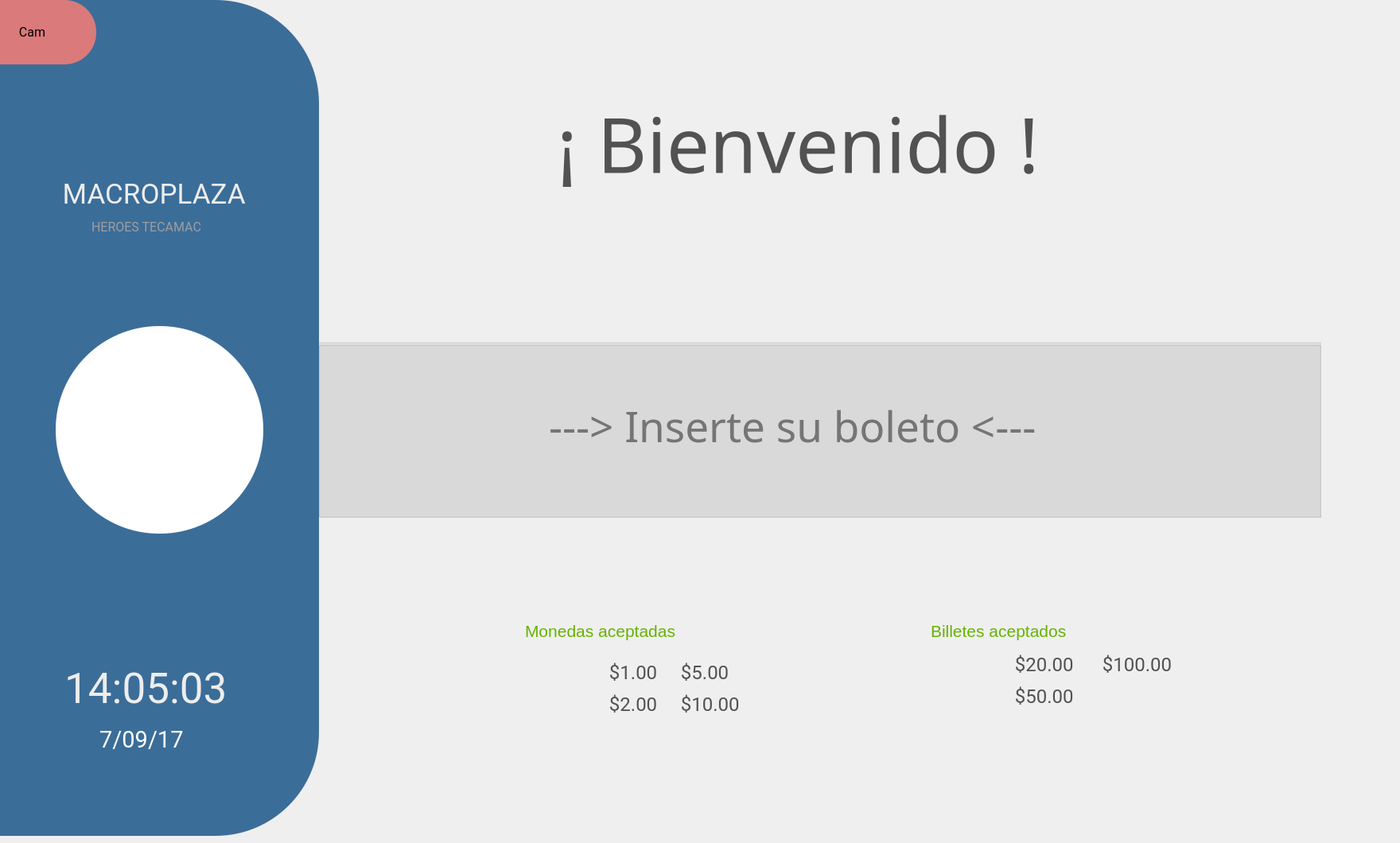
   <widget class="QWidget" name="page_5">
    <widget class="QLabel" name="label">
     <property name="geometry">
      <rect>
       <x>781</x>
       <y>570</y>
       <width>91</width>
       <height>81</height>
      </rect>
     </property>
     <property name="styleSheet">
      <string notr="true">background-color:transparent;</string>
     </property>
     <property name="text">
      <string/>
     </property>
     <property name="pixmap">
      <pixmap>../../../../../../../../../../../../../../../../../../../../../Downloads/image-2017-01-02.png</pixmap>
     </property>
    </widget>
    <widget class="QLabel" name="label_17">
     <property name="geometry">
      <rect>
       <x>700</x>
       <y>110</y>
       <width>1051</width>
       <height>141</height>
      </rect>
     </property>
     <property name="font">
      <font>
       <family>Sans</family>
       <pointsize>72</pointsize>
      </font>
     </property>
     <property name="styleSheet">
      <string notr="true">background-color:transparent;
color:rgb(101, 179, 0);
color:rgb(255, 255, 255);
color:rgb(82, 82, 82)</string>
     </property>
     <property name="text">
      <string>¡ Bienvenido !</string>
     </property>
    </widget>
    <widget class="QGroupBox" name="groupBox_130">
     <property name="geometry">
      <rect>
       <x>-130</x>
       <y>0</y>
       <width>531</width>
       <height>1051</height>
      </rect>
     </property>
     <property name="styleSheet">
      <string notr="true">
background-color:rgb(63, 109, 189);

background-color:rgb(59, 109, 153);
border-radius:130%;</string>
     </property>
     <property name="title">
      <string/>
     </property>
     <widget class="QGroupBox" name="groupBox_45">
      <property name="geometry">
       <rect>
        <x>140</x>
        <y>210</y>
        <width>361</width>
        <height>811</height>
       </rect>
      </property>
      <property name="styleSheet">
       <string notr="true">background-color: rgb(128, 128, 128);
background-color:rgb(99, 119, 163);
background-color:transparent;

border-radius:10%;</string>
      </property>
      <property name="title">
       <string/>
      </property>
      <widget class="QLabel" name="label_98">
       <property name="geometry">
        <rect>
         <x>-29</x>
         <y>-40</y>
         <width>251</width>
         <height>21</height>
        </rect>
       </property>
       <property name="font">
        <font>
         <family>Sans Serif</family>
         <pointsize>16</pointsize>
         <weight>75</weight>
         <italic>false</italic>
         <bold>true</bold>
        </font>
       </property>
       <property name="styleSheet">
        <string notr="true">background-color:transparent;
color:rgb(101, 179, 0)</string>
       </property>
       <property name="text">
        <string/>
       </property>
      </widget>
      <widget class="QWidget" name="layoutWidget_23">
       <property name="geometry">
        <rect>
         <x>50</x>
         <y>600</y>
         <width>248</width>
         <height>111</height>
        </rect>
       </property>
       <layout class="QGridLayout" name="gridLayout_12">
        <item row="0" column="2">
         <spacer name="horizontalSpacer_22">
          <property name="orientation">
           <enum>Qt::Horizontal</enum>
          </property>
          <property name="sizeHint" stdset="0">
           <size>
            <width>40</width>
            <height>20</height>
           </size>
          </property>
         </spacer>
        </item>
        <item row="0" column="3">
         <widget class="QLabel" name="label_22">
          <property name="styleSheet">
           <string notr="true">background-color:transparent;
</string>
          </property>
          <property name="text">
           <string/>
          </property>
         </widget>
        </item>
        <item row="0" column="0">
         <spacer name="horizontalSpacer_43">
          <property name="orientation">
           <enum>Qt::Horizontal</enum>
          </property>
          <property name="sizeHint" stdset="0">
           <size>
            <width>40</width>
            <height>20</height>
           </size>
          </property>
         </spacer>
        </item>
        <item row="0" column="1">
         <widget class="QLabel" name="ltime2">
          <property name="font">
           <font>
            <family>Roboto</family>
            <pointsize>40</pointsize>
            <weight>50</weight>
            <italic>false</italic>
            <bold>false</bold>
           </font>
          </property>
          <property name="styleSheet">
           <string notr="true">background-color:transparent;
color:rgb(237, 237, 237)</string>
          </property>
          <property name="text">
           <string> 14:05:03</string>
          </property>
         </widget>
        </item>
       </layout>
      </widget>
      <widget class="QWidget" name="layoutWidget_8">
       <property name="geometry">
        <rect>
         <x>60</x>
         <y>700</y>
         <width>221</width>
         <height>40</height>
        </rect>
       </property>
       <layout class="QGridLayout" name="gridLayout_21">
        <item row="0" column="2">
         <spacer name="horizontalSpacer_23">
          <property name="orientation">
           <enum>Qt::Horizontal</enum>
          </property>
          <property name="sizeHint" stdset="0">
           <size>
            <width>40</width>
            <height>20</height>
           </size>
          </property>
         </spacer>
        </item>
        <item row="0" column="3">
         <widget class="QLabel" name="label_23">
          <property name="styleSheet">
           <string notr="true">background-color:transparent;
</string>
          </property>
          <property name="text">
           <string/>
          </property>
         </widget>
        </item>
        <item row="0" column="1">
         <widget class="QLabel" name="ldate2">
          <property name="font">
           <font>
            <family>Roboto</family>
            <pointsize>22</pointsize>
            <weight>50</weight>
            <italic>false</italic>
            <bold>false</bold>
           </font>
          </property>
          <property name="styleSheet">
           <string notr="true">background-color:transparent;
color:rgb(255, 255, 255);</string>
          </property>
          <property name="text">
           <string> 7/09/17</string>
          </property>
         </widget>
        </item>
        <item row="0" column="0">
         <spacer name="horizontalSpacer_44">
          <property name="orientation">
           <enum>Qt::Horizontal</enum>
          </property>
          <property name="sizeHint" stdset="0">
           <size>
            <width>40</width>
            <height>20</height>
           </size>
          </property>
         </spacer>
        </item>
       </layout>
      </widget>
      <widget class="QWidget" name="layoutWidget_4">
       <property name="geometry">
        <rect>
         <x>10</x>
         <y>10</y>
         <width>351</width>
         <height>48</height>
        </rect>
       </property>
       <layout class="QGridLayout" name="gridLayout_28">
        <item row="0" column="3">
         <widget class="QLabel" name="label_34">
          <property name="text">
           <string/>
          </property>
         </widget>
        </item>
        <item row="0" column="1">
         <widget class="QLabel" name="nomPlaza_2">
          <property name="font">
           <font>
            <family>Roboto</family>
            <pointsize>26</pointsize>
            <weight>50</weight>
            <bold>false</bold>
           </font>
          </property>
          <property name="styleSheet">
           <string notr="true">background-color:transparent;
color:rgb(101, 179, 0);
color:rgb(237, 237, 237)</string>
          </property>
          <property name="text">
           <string> MACROPLAZA</string>
          </property>
         </widget>
        </item>
        <item row="0" column="2">
         <spacer name="horizontalSpacer_54">
          <property name="orientation">
           <enum>Qt::Horizontal</enum>
          </property>
          <property name="sizeHint" stdset="0">
           <size>
            <width>40</width>
            <height>20</height>
           </size>
          </property>
         </spacer>
        </item>
        <item row="0" column="0">
         <spacer name="horizontalSpacer_55">
          <property name="orientation">
           <enum>Qt::Horizontal</enum>
          </property>
          <property name="sizeHint" stdset="0">
           <size>
            <width>40</width>
            <height>20</height>
           </size>
          </property>
         </spacer>
        </item>
       </layout>
      </widget>
      <widget class="QWidget" name="layoutWidget_30">
       <property name="geometry">
        <rect>
         <x>10</x>
         <y>60</y>
         <width>341</width>
         <height>31</height>
        </rect>
       </property>
       <layout class="QGridLayout" name="gridLayout_29">
        <item row="0" column="1">
         <widget class="QLabel" name="nomLoc_2">
          <property name="font">
           <font>
            <family>Roboto</family>
            <pointsize>12</pointsize>
            <weight>50</weight>
            <italic>false</italic>
            <bold>false</bold>
           </font>
          </property>
          <property name="styleSheet">
           <string notr="true">background-color:transparent;
color:rgb(158, 158, 158)</string>
          </property>
          <property name="text">
           <string>HEROES TECAMAC</string>
          </property>
         </widget>
        </item>
        <item row="0" column="3">
         <widget class="QLabel" name="label_35">
          <property name="text">
           <string/>
          </property>
         </widget>
        </item>
        <item row="0" column="2">
         <spacer name="horizontalSpacer_56">
          <property name="orientation">
           <enum>Qt::Horizontal</enum>
          </property>
          <property name="sizeHint" stdset="0">
           <size>
            <width>40</width>
            <height>20</height>
           </size>
          </property>
         </spacer>
        </item>
        <item row="0" column="0">
         <spacer name="horizontalSpacer_57">
          <property name="orientation">
           <enum>Qt::Horizontal</enum>
          </property>
          <property name="sizeHint" stdset="0">
           <size>
            <width>40</width>
            <height>20</height>
           </size>
          </property>
         </spacer>
        </item>
       </layout>
      </widget>
      <widget class="QLabel" name="label_171">
       <property name="geometry">
        <rect>
         <x>60</x>
         <y>200</y>
         <width>261</width>
         <height>261</height>
        </rect>
       </property>
       <property name="font">
        <font>
         <family>Sans Serif</family>
         <pointsize>8</pointsize>
         <weight>75</weight>
         <bold>true</bold>
        </font>
       </property>
       <property name="styleSheet">
        <string notr="true">background-color: rgb(255, 255, 255);
border-radius:130%;</string>
       </property>
       <property name="lineWidth">
        <number>3</number>
       </property>
       <property name="text">
        <string/>
       </property>
       <property name="textFormat">
        <enum>Qt::PlainText</enum>
       </property>
       <property name="scaledContents">
        <bool>true</bool>
       </property>
      </widget>
      <zorder>label_171</zorder>
      <zorder>label_98</zorder>
      <zorder>layoutWidget_23</zorder>
      <zorder>layoutWidget_8</zorder>
      <zorder>layoutWidget_4</zorder>
      <zorder>layoutWidget_30</zorder>
     </widget>
     <widget class="QLabel" name="label_97">
      <property name="geometry">
       <rect>
        <x>260</x>
        <y>480</y>
        <width>151</width>
        <height>111</height>
       </rect>
      </property>
      <property name="font">
       <font>
        <family>Sans Serif</family>
        <pointsize>8</pointsize>
        <weight>75</weight>
        <bold>true</bold>
       </font>
      </property>
      <property name="styleSheet">
       <string notr="true">background-color:transparent;
color:white</string>
      </property>
      <property name="frameShape">
       <enum>QFrame::NoFrame</enum>
      </property>
      <property name="frameShadow">
       <enum>QFrame::Sunken</enum>
      </property>
      <property name="lineWidth">
       <number>3</number>
      </property>
      <property name="text">
       <string/>
      </property>
      <property name="textFormat">
       <enum>Qt::PlainText</enum>
      </property>
      <property name="pixmap">
       <pixmap>iconos/logoPTIP.jpg</pixmap>
      </property>
      <property name="scaledContents">
       <bool>true</bool>
      </property>
     </widget>
     <widget class="QPushButton" name="bcam">
      <property name="geometry">
       <rect>
        <x>90</x>
        <y>0</y>
        <width>161</width>
        <height>81</height>
       </rect>
      </property>
      <property name="font">
       <font>
        <family>Roboto</family>
        <pointsize>12</pointsize>
        <weight>50</weight>
        <italic>false</italic>
        <bold>false</bold>
        <underline>false</underline>
       </font>
      </property>
      <property name="styleSheet">
       <string notr="true">background-color:rgb(219, 122, 122);
color:rgb(0, 0, 0);
border-radius:40%</string>
      </property>
      <property name="text">
       <string>Cam</string>
      </property>
      <property name="icon">
       <iconset>
        <normaloff>iconos/nums.png</normaloff>iconos/nums.png</iconset>
      </property>
      <property name="iconSize">
       <size>
        <width>40</width>
        <height>40</height>
       </size>
      </property>
     </widget>
    </widget>
    <widget class="QGroupBox" name="gcobrar_2">
     <property name="geometry">
      <rect>
       <x>400</x>
       <y>430</y>
       <width>1261</width>
       <height>221</height>
      </rect>
     </property>
     <property name="styleSheet">
      <string notr="true">background-color: rgb(128, 128, 128);
background-color:rgb(220, 220, 220);
</string>
     </property>
     <property name="title">
      <string/>
     </property>
     <widget class="QLabel" name="label_81">
      <property name="geometry">
       <rect>
        <x>-29</x>
        <y>-40</y>
        <width>251</width>
        <height>21</height>
       </rect>
      </property>
      <property name="font">
       <font>
        <family>Sans Serif</family>
        <pointsize>16</pointsize>
        <weight>75</weight>
        <italic>false</italic>
        <bold>true</bold>
       </font>
      </property>
      <property name="styleSheet">
       <string notr="true">background-color:transparent;
color:rgb(101, 179, 0)</string>
      </property>
      <property name="text">
       <string/>
      </property>
     </widget>
     <widget class="QLabel" name="avisoInserta">
      <property name="geometry">
       <rect>
        <x>290</x>
        <y>50</y>
        <width>1061</width>
        <height>111</height>
       </rect>
      </property>
      <property name="font">
       <font>
        <family>Sans</family>
        <pointsize>40</pointsize>
       </font>
      </property>
      <property name="styleSheet">
       <string notr="true">background-color:transparent;
color:rgb(117, 117, 117)</string>
      </property>
      <property name="lineWidth">
       <number>3</number>
      </property>
      <property name="text">
       <string>---&gt; Inserte su boleto &lt;---</string>
      </property>
     </widget>
    </widget>
    <widget class="QLabel" name="nomPlaza_8">
     <property name="geometry">
      <rect>
       <x>1170</x>
       <y>770</y>
       <width>242</width>
       <height>46</height>
      </rect>
     </property>
     <property name="font">
      <font>
       <pointsize>16</pointsize>
      </font>
     </property>
     <property name="styleSheet">
      <string notr="true">background-color:transparent;
color:rgb(101, 179, 0)</string>
     </property>
     <property name="text">
      <string>Billetes aceptados</string>
     </property>
    </widget>
    <widget class="QLabel" name="label_177">
     <property name="geometry">
      <rect>
       <x>1270</x>
       <y>850</y>
       <width>111</width>
       <height>51</height>
      </rect>
     </property>
     <property name="font">
      <font>
       <family>Roboto</family>
       <pointsize>18</pointsize>
       <weight>50</weight>
       <italic>false</italic>
       <bold>false</bold>
      </font>
     </property>
     <property name="styleSheet">
      <string notr="true">background-color:transparent;
color:rgb(82, 82, 82)</string>
     </property>
     <property name="lineWidth">
      <number>3</number>
     </property>
     <property name="text">
      <string> $50.00 </string>
     </property>
    </widget>
    <widget class="QLabel" name="label_172">
     <property name="geometry">
      <rect>
       <x>1380</x>
       <y>810</y>
       <width>151</width>
       <height>51</height>
      </rect>
     </property>
     <property name="font">
      <font>
       <family>Roboto</family>
       <pointsize>18</pointsize>
       <weight>50</weight>
       <italic>false</italic>
       <bold>false</bold>
      </font>
     </property>
     <property name="styleSheet">
      <string notr="true">background-color:transparent;
color:rgb(82, 82, 82)</string>
     </property>
     <property name="lineWidth">
      <number>3</number>
     </property>
     <property name="text">
      <string> $100.00 </string>
     </property>
    </widget>
    <widget class="QLabel" name="label_175">
     <property name="geometry">
      <rect>
       <x>1270</x>
       <y>810</y>
       <width>111</width>
       <height>51</height>
      </rect>
     </property>
     <property name="font">
      <font>
       <family>Roboto</family>
       <pointsize>18</pointsize>
       <weight>50</weight>
       <italic>false</italic>
       <bold>false</bold>
      </font>
     </property>
     <property name="styleSheet">
      <string notr="true">background-color:transparent;
color:rgb(82, 82, 82)</string>
     </property>
     <property name="lineWidth">
      <number>3</number>
     </property>
     <property name="text">
      <string> $20.00 </string>
     </property>
    </widget>
    <widget class="QLabel" name="label_102">
     <property name="geometry">
      <rect>
       <x>1170</x>
       <y>810</y>
       <width>91</width>
       <height>101</height>
      </rect>
     </property>
     <property name="font">
      <font>
       <family>Sans Serif</family>
       <pointsize>8</pointsize>
       <weight>75</weight>
       <bold>true</bold>
      </font>
     </property>
     <property name="styleSheet">
      <string notr="true">background-color:transparent;
color:white</string>
     </property>
     <property name="frameShape">
      <enum>QFrame::NoFrame</enum>
     </property>
     <property name="frameShadow">
      <enum>QFrame::Sunken</enum>
     </property>
     <property name="lineWidth">
      <number>3</number>
     </property>
     <property name="text">
      <string/>
     </property>
     <property name="textFormat">
      <enum>Qt::PlainText</enum>
     </property>
     <property name="pixmap">
      <pixmap>iconos/dollar-paper-bills-stack.png</pixmap>
     </property>
     <property name="scaledContents">
      <bool>true</bool>
     </property>
    </widget>
    <widget class="QLabel" name="label_103">
     <property name="geometry">
      <rect>
       <x>660</x>
       <y>820</y>
       <width>91</width>
       <height>91</height>
      </rect>
     </property>
     <property name="font">
      <font>
       <family>Sans Serif</family>
       <pointsize>8</pointsize>
       <weight>75</weight>
       <bold>true</bold>
      </font>
     </property>
     <property name="styleSheet">
      <string notr="true">background-color:transparent;
color:white</string>
     </property>
     <property name="frameShape">
      <enum>QFrame::NoFrame</enum>
     </property>
     <property name="frameShadow">
      <enum>QFrame::Sunken</enum>
     </property>
     <property name="lineWidth">
      <number>3</number>
     </property>
     <property name="text">
      <string/>
     </property>
     <property name="textFormat">
      <enum>Qt::PlainText</enum>
     </property>
     <property name="pixmap">
      <pixmap>iconos/co2.png</pixmap>
     </property>
     <property name="scaledContents">
      <bool>true</bool>
     </property>
    </widget>
    <widget class="QLabel" name="label_174">
     <property name="geometry">
      <rect>
       <x>760</x>
       <y>820</y>
       <width>111</width>
       <height>51</height>
      </rect>
     </property>
     <property name="font">
      <font>
       <family>Roboto</family>
       <pointsize>18</pointsize>
       <weight>50</weight>
       <italic>false</italic>
       <bold>false</bold>
      </font>
     </property>
     <property name="styleSheet">
      <string notr="true">background-color:transparent;
color:rgb(82, 82, 82)</string>
     </property>
     <property name="lineWidth">
      <number>3</number>
     </property>
     <property name="text">
      <string> $1.00 </string>
     </property>
    </widget>
    <widget class="QLabel" name="label_176">
     <property name="geometry">
      <rect>
       <x>850</x>
       <y>820</y>
       <width>111</width>
       <height>51</height>
      </rect>
     </property>
     <property name="font">
      <font>
       <family>Roboto</family>
       <pointsize>18</pointsize>
       <weight>50</weight>
       <italic>false</italic>
       <bold>false</bold>
      </font>
     </property>
     <property name="styleSheet">
      <string notr="true">background-color:transparent;
color:rgb(82, 82, 82)</string>
     </property>
     <property name="lineWidth">
      <number>3</number>
     </property>
     <property name="text">
      <string> $5.00 </string>
     </property>
    </widget>
    <widget class="QLabel" name="label_173">
     <property name="geometry">
      <rect>
       <x>850</x>
       <y>860</y>
       <width>111</width>
       <height>51</height>
      </rect>
     </property>
     <property name="font">
      <font>
       <family>Roboto</family>
       <pointsize>18</pointsize>
       <weight>50</weight>
       <italic>false</italic>
       <bold>false</bold>
      </font>
     </property>
     <property name="styleSheet">
      <string notr="true">background-color:transparent;
color:rgb(82, 82, 82)</string>
     </property>
     <property name="lineWidth">
      <number>3</number>
     </property>
     <property name="text">
      <string> $10.00 </string>
     </property>
    </widget>
    <widget class="QLabel" name="label_164">
     <property name="geometry">
      <rect>
       <x>760</x>
       <y>860</y>
       <width>111</width>
       <height>51</height>
      </rect>
     </property>
     <property name="font">
      <font>
       <family>Roboto</family>
       <pointsize>18</pointsize>
       <weight>50</weight>
       <italic>false</italic>
       <bold>false</bold>
      </font>
     </property>
     <property name="styleSheet">
      <string notr="true">background-color:transparent;
color:rgb(82, 82, 82)</string>
     </property>
     <property name="lineWidth">
      <number>3</number>
     </property>
     <property name="text">
      <string> $2.00 </string>
     </property>
    </widget>
    <widget class="QLabel" name="nomPlaza_7">
     <property name="geometry">
      <rect>
       <x>660</x>
       <y>770</y>
       <width>242</width>
       <height>46</height>
      </rect>
     </property>
     <property name="font">
      <font>
       <pointsize>16</pointsize>
      </font>
     </property>
     <property name="styleSheet">
      <string notr="true">background-color:transparent;
color:rgb(101, 179, 0)</string>
     </property>
     <property name="text">
      <string>Monedas aceptadas</string>
     </property>
    </widget>
    <zorder>gcobrar_2</zorder>
    <zorder>label</zorder>
    <zorder>label_17</zorder>
    <zorder>groupBox_130</zorder>
    <zorder>nomPlaza_8</zorder>
    <zorder>label_177</zorder>
    <zorder>label_172</zorder>
    <zorder>label_175</zorder>
    <zorder>label_102</zorder>
    <zorder>label_103</zorder>
    <zorder>label_174</zorder>
    <zorder>label_176</zorder>
    <zorder>label_173</zorder>
    <zorder>label_164</zorder>
    <zorder>nomPlaza_7</zorder>
   </widget>
